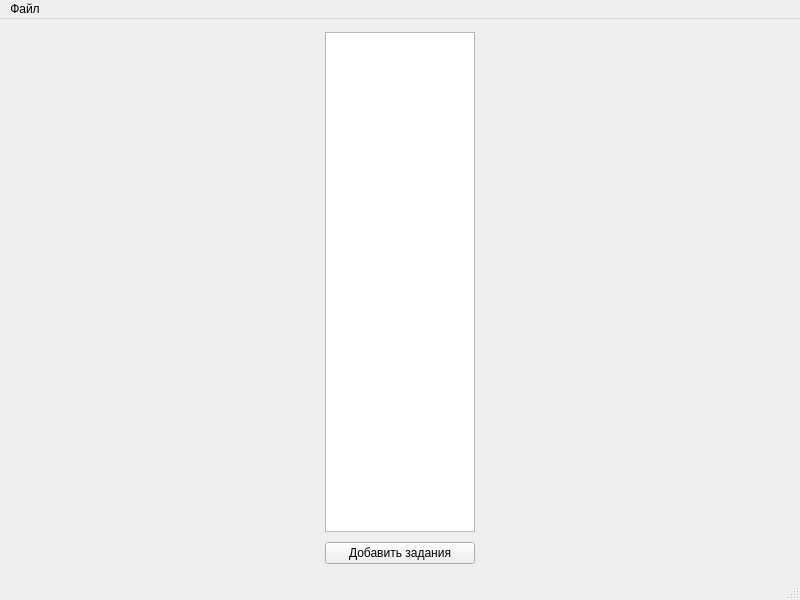
<?xml version="1.0" encoding="UTF-8"?>
<ui version="4.0">
 <class>MainWindow</class>
 <widget class="QMainWindow" name="MainWindow">
  <property name="geometry">
   <rect>
    <x>0</x>
    <y>0</y>
    <width>800</width>
    <height>600</height>
   </rect>
  </property>
  <property name="windowTitle">
   <string>MainWindow</string>
  </property>
  <widget class="QWidget" name="centralwidget">
   <layout class="QHBoxLayout" name="horizontalLayout">
    <item>
     <layout class="QGridLayout" name="gridLayout">
      <item row="0" column="1">
       <widget class="QListWidget" name="listWidget">
        <property name="maximumSize">
         <size>
          <width>150</width>
          <height>500</height>
         </size>
        </property>
       </widget>
      </item>
      <item row="1" column="1">
       <widget class="QPushButton" name="butt_add_ex">
        <property name="text">
         <string>Добавить задания</string>
        </property>
       </widget>
      </item>
      <item row="0" column="0" rowspan="2">
       <layout class="QVBoxLayout" name="verticalLayout_2"/>
      </item>
     </layout>
    </item>
   </layout>
  </widget>
  <widget class="QMenuBar" name="menubar">
   <property name="geometry">
    <rect>
     <x>0</x>
     <y>0</y>
     <width>800</width>
     <height>21</height>
    </rect>
   </property>
   <widget class="QMenu" name="menu">
    <property name="title">
     <string>Файл</string>
    </property>
    <addaction name="action_open"/>
   </widget>
   <addaction name="menu"/>
  </widget>
  <widget class="QStatusBar" name="statusbar"/>
  <action name="action_open">
   <property name="text">
    <string>Открыть</string>
   </property>
   <property name="shortcut">
    <string>Shift+O</string>
   </property>
  </action>
 </widget>
 <resources/>
 <connections/>
</ui>
